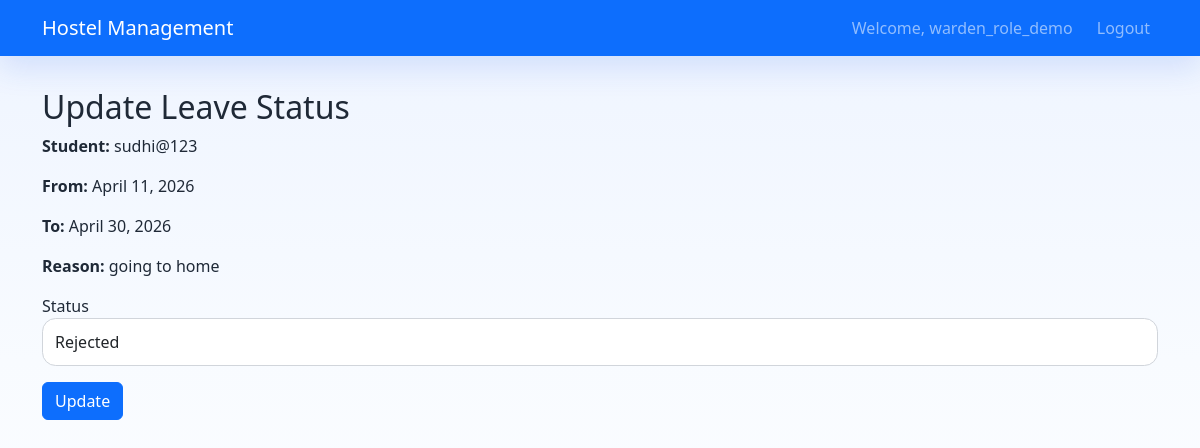
/accounts/admin/leaves/1/update/ (signed in), run on the app's committed database.
### accounts/models.py (models this page shows, shortened)
class User(AbstractUser):
    ROLE_CHOICES = [
        ('student', 'Student'),
        ('admin', 'Admin'),
        ('warden', 'Warden'),
    ]
    role = models.CharField(max_length=10, choices=ROLE_CHOICES, default='student')

### leaves/models.py (models this page shows, shortened)
class LeaveRequest(models.Model):
    STATUS_CHOICES = [
        ('pending', 'Pending'),
        ('approved', 'Approved'),
        ('rejected', 'Rejected'),
    ]
    student = models.ForeignKey(settings.AUTH_USER_MODEL, on_delete=models.CASCADE)
    from_date = models.DateField()
    to_date = models.DateField()
    reason = models.TextField()
    status = models.CharField(max_length=10, choices=STATUS_CHOICES, default='pending')
    created_at = models.DateTimeField(auto_now_add=True)

### accounts/views.py (the view)
# urls.py: path('admin/leaves/<int:leave_id>/update/', views.update_leave_status, name='update_leave_status'),
@login_required
def update_leave_status(request, leave_id):
    if not is_management_user(request.user):
        return redirect('login')
    leave = get_object_or_404(LeaveRequest, id=leave_id)
    if request.method == 'POST':
        status = request.POST.get('status')
        leave.status = status
        leave.save()
        messages.success(request, 'Status updated.')
        return redirect('admin_leaves')
    return render(request, 'update_leave.html', {'leave': leave})

### accounts/views.py (called while the page is built)
def is_management_user(user):
    return getattr(user, 'role', None) in {'admin', 'warden'}

### templates/update_leave.html (shortened to what this page needs)
{% extends 'base.html' %}
{% block content %}
<h2>Update Leave Status</h2>
<p><strong>Student:</strong> {{ leave.student.username }}</p>
<p><strong>From:</strong> {{ leave.from_date }}</p>
<p><strong>To:</strong> {{ leave.to_date }}</p>
<p><strong>Reason:</strong> {{ leave.reason }}</p>
<form method="post">
    <div class="mb-3">
        <label>Status</label>
        <select name="status" class="form-control">
            <option value="rejected" {% if leave.status == 'rejected' %}selected{% endif %}>Rejected</option>
        </select>
    </div>
    <button type="submit" class="btn btn-primary">Update</button>
</form>
{% endblock %}

### templates/base.html (shortened to what this page needs)
<!DOCTYPE html>
<html lang="en">
<head>
    <link href="https://cdn.jsdelivr.net/npm/bootstrap@5.3.0/dist/css/bootstrap.min.css" rel="stylesheet">
</head>
<body>
    <nav class="navbar navbar-expand-lg navbar-dark bg-primary">
        <div class="container">
            {% if user.is_authenticated %}
                {% if user.role == 'student' %}
                    <a class="navbar-brand" href="{% url 'student_dashboard' %}">Hostel Management</a>
                {% elif user.role == 'warden' %}
                    <a class="navbar-brand" href="{% url 'warden_dashboard' %}">Hostel Management</a>
                {% else %}
                    <a class="navbar-brand" href="{% url 'admin_dashboard' %}">Hostel Management</a>
                {% endif %}
            {% else %}
                <a class="navbar-brand" href="{% url 'home' %}">Hostel Management</a>
            {% endif %}
            {% if user.is_authenticated %}
                <div class="navbar-nav ms-auto">
                    <span class="navbar-text me-3">Welcome, {{ user.username }}</span>
                    <a class="nav-link" href="{% url 'logout' %}">Logout</a>
                </div>
            {% endif %}
        </div>
    </nav>
    <div class="page-shell">
        <div class="{% block container_class %}container{% endblock %}">
            {% block content %}{% endblock %}
        </div>
    </div>
</body>
</html>

### templates/base.html (style rules this page uses)
body { min-height: 100vh; background: linear-gradient(180deg, #eef4ff 0%, #f8fbff 45%, #ffffff 100%); color: #1f2937; }
.navbar { box-shadow: 0 12px 30px rgba(37, 99, 235, 0.15); }
.page-shell { padding: 2rem 0 3rem; }
.form-control, .form-select, textarea.form-control { min-height: 48px; border-radius: 0.85rem; border-color: #d1d5db; }

### data on the page
User: username "warden_role_demo"
LeaveRequest: student.username "sudhi@123", from_date "April 11, 2026", to_date "April 30, 2026", reason "going to home", status "Rejected"
